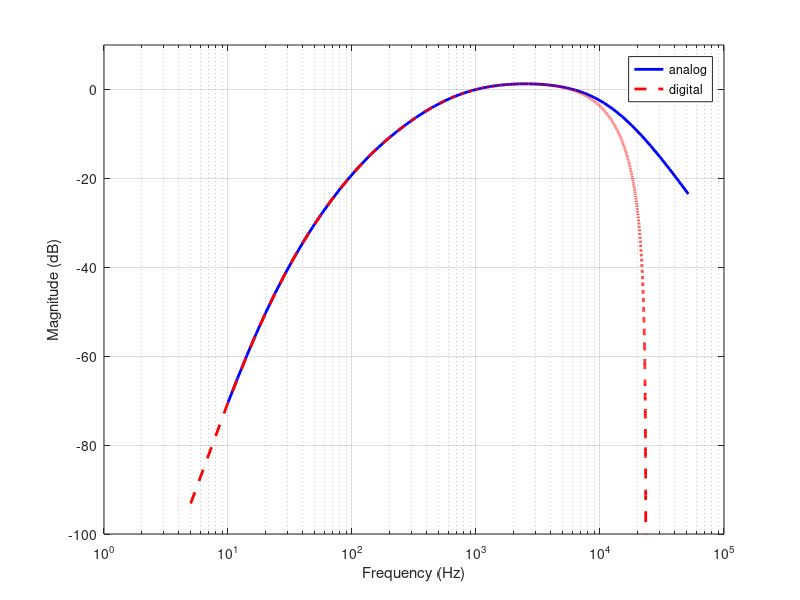

Source code (MATLAB):
% Script converts analog filter transfer function to digital domain
% and calculates coefficients for biquad cascade IIR digital filter.

clear all
close all

Fs = 46875;
T = 1/Fs;

% Definition of analog A-weighting filter according to IEC/CD 1672.
f1 = 20.598997; 
f2 = 107.65265;
f3 = 737.86223;
f4 = 12194.217;
a1000 = 1.9997;

num = [(2*pi*f4)^2*(10^(a1000/20)) 0 0 0 0];
den = conv([1 +4*pi*f4 (2*pi*f4)^2],[1 +4*pi*f1 (2*pi*f1)^2]); 
den = conv(conv(den,[1 2*pi*f3]),[1 2*pi*f2]);

% Definition of analog C-weighting filter according to IEC/CD 1672.
%f1 = 20.598997; 
%f4 = 12194.217;
%c1000 = 0.0619;
%
%num = [(2*pi*f4)^2*(10^(c1000/20)) 0 0];
%den = conv([1 +4*pi*f4 (2*pi*f4)^2],[1 +4*pi*f1 (2*pi*f1)^2]); 

% Use bilinear to transform it to a discrete-time IIR filter.
[numz,denz] = bilinear(num,den, T);

% Visualize filters frequency response
figure
fmin = 10;
fmax = Fs + 0.1*Fs;
omega = logspace(log10(2*pi*fmin), log10(2*pi*fmax));

% Analog filter
hs = freqs(num,den,omega);
semilogx(omega/(2*pi), 20*log10(abs(hs)), 'color', 'b', 'linewidth', 2);
grid on; hold on;

% Digital filter
n = ceil(Fs/fmin);
[hz,wz] = freqz(numz,denz,n);
semilogx(wz*Fs/(2*pi), 20*log10(abs(hz)), 'color', 'r', 'linewidth', 2, 'linestyle', '--');

ylim([-100 10])
legend('analog', 'digital')
xlabel('Frequency (Hz)')
ylabel('Magnitude (dB)')

% Get digital filter coefficients (for biquad cascade IIR)
sos = tf2sos(numz, denz);

% Format coefficients to be compatibile with CMSIS IIR filter functions
num_sos = size(sos, 1);
coeffs = zeros(num_sos, 5);
for s=1:num_sos
coeffs(s, :) = [sos(s, 1:3) sos(s, 5:6)];
coeffs(s, 4:5) = -coeffs(s, 4:5);
endfor
coeffs

